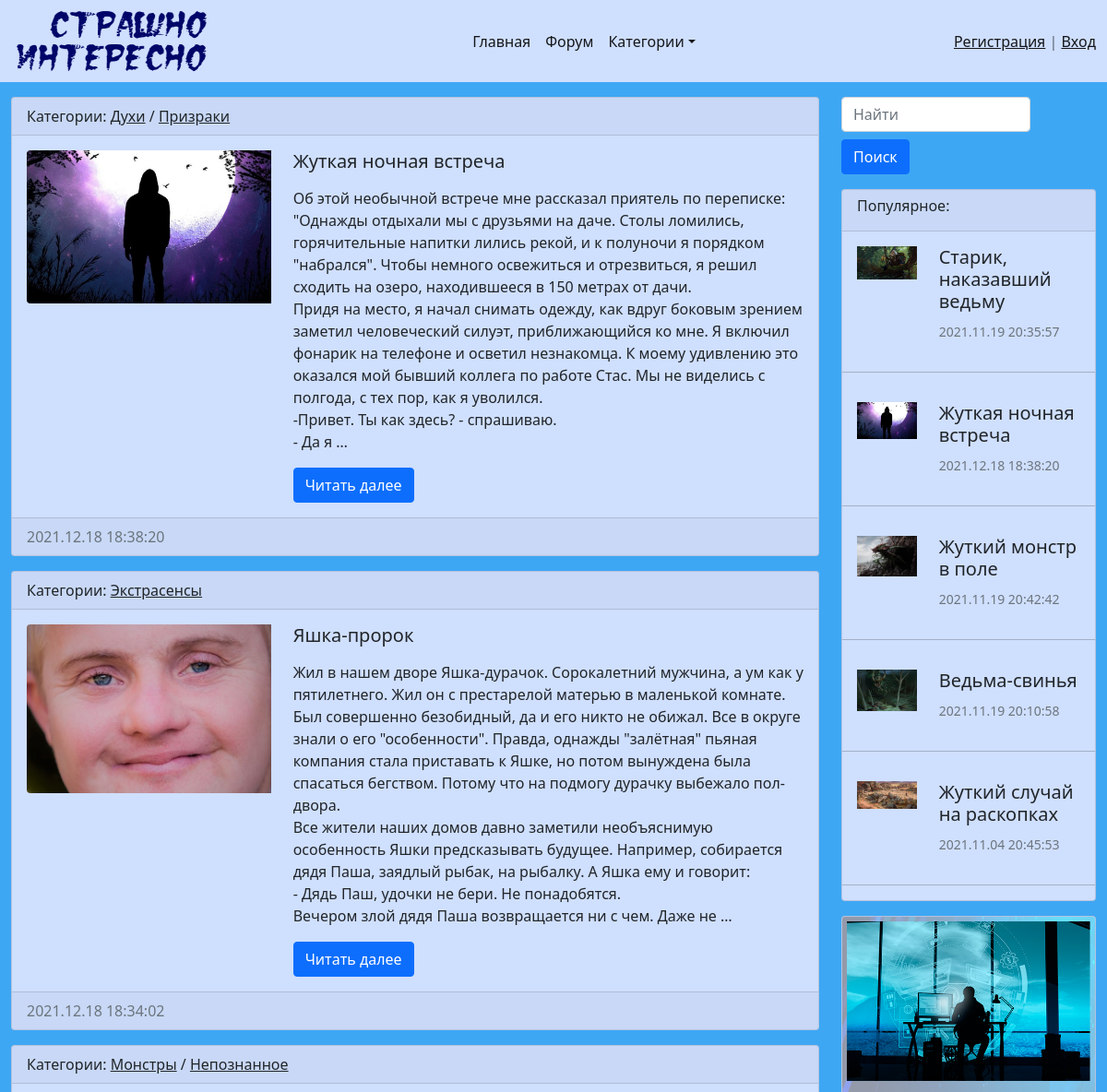
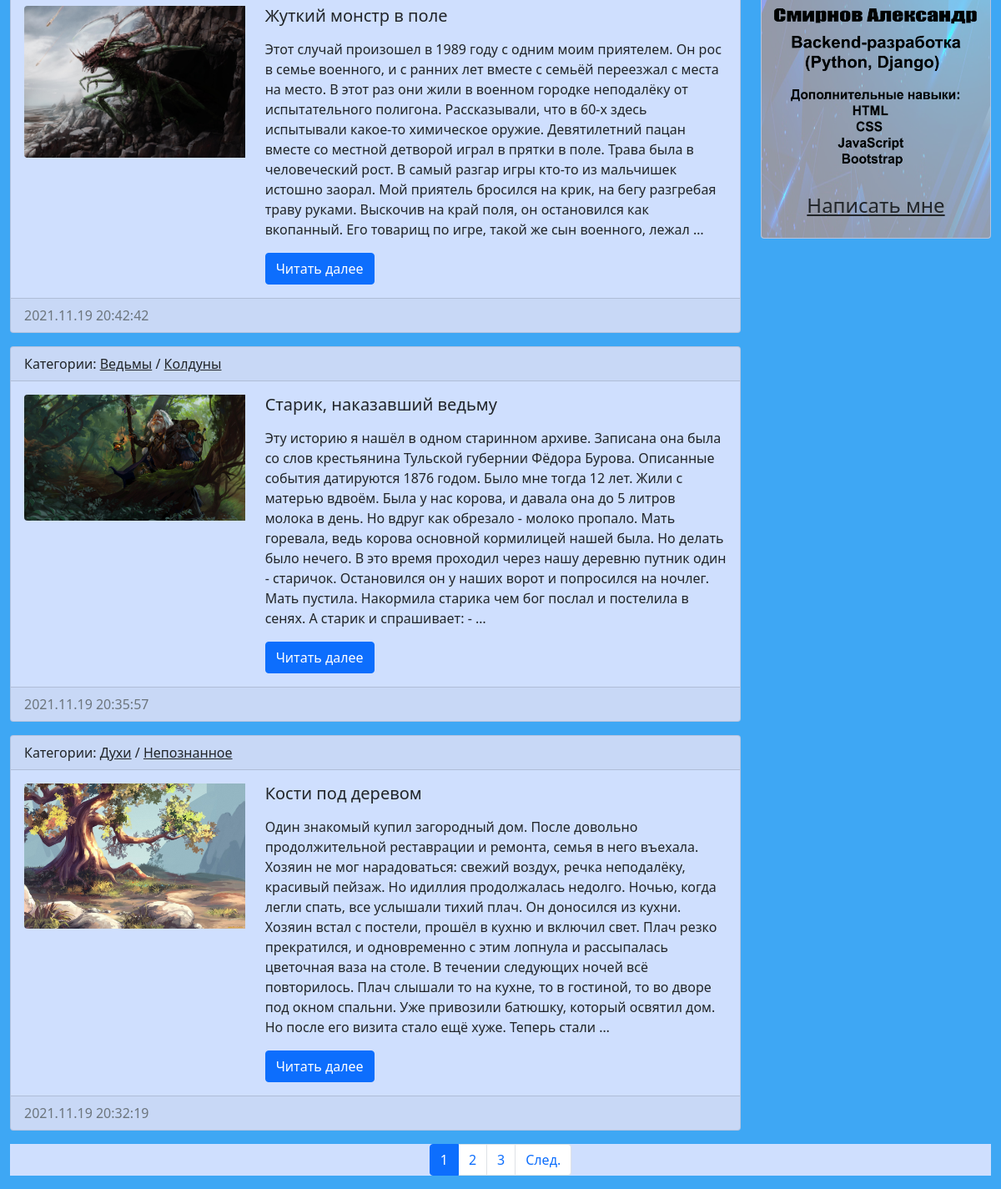
The page / on the database its author committed (2 pictures, top to bottom).
### main/models.py (models this page shows, shortened)
class Stories(models.Model):
	title = models.CharField(max_length=150, verbose_name='Название')
	slug = models.SlugField(max_length=150, verbose_name='Url', default='')
	text = models.TextField(verbose_name='Контент')
	created_at = models.DateTimeField(auto_now_add=True, verbose_name='Создано')
	updated_at = models.DateTimeField(auto_now=True, verbose_name='Изменено')
	image = models.ImageField(upload_to='images/%Y/%m/%d', verbose_name='Изображения')
	is_published = models.BooleanField(default=False, verbose_name='Опубликовать')
	views = models.IntegerField(default=0, verbose_name='Количество просмотров')
	category = models.ManyToManyField('Category', blank=True,
									  related_name='stories', verbose_name='Категории')
	def get_absolute_url(self):
		return reverse_lazy('view_story', kwargs={"slug": self.slug})
	class Meta():
		verbose_name = 'История'
		verbose_name_plural = 'Истории'
		ordering = ['-created_at']

class Category(models.Model):
	title = models.CharField(max_length=100, db_index=True, verbose_name='Название категории')
	slug = models.SlugField(max_length=100, verbose_name='Url', default='')
	def get_absolute_url(self):
		return reverse_lazy('category', kwargs={"slug": self.slug})
	class Meta():
		verbose_name = 'Категория'
		verbose_name_plural = 'Категории'
		ordering = ['title']

### main/views.py (the view)
# urls.py: path('', Index.as_view(), name='home'),
class Index(ListView):
	model = Stories
	template_name = 'main/index.html'
	context_object_name = 'stories'
	paginate_by = 5
	def get_context_data(self, *, object_list=None, **kwargs):
		context = super().get_context_data(**kwargs)
		context['title'] = 'Страшно интересно'
		return context
	def get_queryset(self):
		return Stories.objects.filter(is_published=True)

### main/templatetags/sidebar.py (called while the page is built)
@register.inclusion_tag('main/popular.html')
def get_popular_posts(cnt=5):
    posts = Stories.objects.order_by('-views')[:cnt]
    return {'posts': posts}

### main/templatetags/stories_tags.py (called while the page is built)
@register.simple_tag()
def get_categories():
    return Category.objects.all()

### main/templates/main/index.html
{% extends 'base.html' %}
{% block content %}
<div class = "col-md-9">
	{% for item in stories %}
	<div class="card mb-3">
		<div class="card-header">
			Категории:
			{% for category in item.category.all %}
				{% if not forloop.last %}
					<a class="text-reset" href="{{ category.get_absolute_url }}">{{ category.title }}</a> /
				{% else %}
					<a class="text-reset" href="{{ category.get_absolute_url }}">{{ category.title }}</a>
				{% endif %}
			{% endfor %}
		</div>
		<div class="card-body">
			<div class="row">
				<div class="col-md-4">
					{% if item.image %}
						<img src="{{ item.image.url }}" alt="" class="img-fluid rounded-start mb-3">
					{% endif %}
				</div>
				<div class="col-md-8">
						<h5 class="card-title">{{ item.title }}</h5>
						<p class="card-text">{{ item.text|truncatewords_html:100|safe }}</p>
						<a href="{{ item.get_absolute_url }}" class="btn btn-primary">Читать далее</a>
				</div>
			</div>
		</div>
		<div class="card-footer text-muted">
			{{ item.created_at|date:"Y.m.d H:i:s" }}
		</div>
	</div>
	{% endfor %}
</div>
{% endblock %}

### templates/base.html (shortened to what this page needs)
{% load static %}
<!doctype html>
<html lang="en">
<head>
	<link href="{% static 'bootstrap/css/bootstrap.min.css' %}" rel="stylesheet">
	<link href="{% static 'css/style.css' %}" rel="stylesheet">
</head>
<body>
{% include 'inc/_nav.html' %}
	<div class = "container-fluid mt-3">
		<div class = "row">
			{% block content %}CONTENT{% endblock %}
			{% include 'inc/_sidebar.html' %}
			{% if page_obj.has_other_pages %}
			<div class="container-fluid">
			<nav aria-label="Page navigation example">
  				<ul class="pagination d-flex justify-content-center">
					{% for p in page_obj.paginator.page_range %}
					{% if page_obj.number == p %}
					<li class="page-item active" aria-current="page">
						<a class="page-link" href="?{{ s }}page={{ p }}">{{ p }}</a>
					</li>
					{% elif p > page_obj.number|add:-3 and p < page_obj.number|add:3 %}
					<li class="page-item">
						<a class="page-link" href="?{{ s }}page={{ p }}">{{ p }}</a>
					</li>
					{% endif %}
					{% endfor %}
					{% if page_obj.has_next %}
					<li class="page-item">
						<a class="page-link" href="?{{ s }}page={{ page_obj.next_page_number }}">След.</a>
					</li>
					{% endif %}
  				</ul>
			</nav>
			</div>
			{% endif %}
		</div>
	</div>
</body>
</html>

### templates/inc/_nav.html (shortened to what this page needs)
<nav class="navbar navbar-expand-lg navbar-light">
		<div class="container-fluid">
			<img src="/media/images/logo.png" alt="" width="220">
			<div>
				<div class="collapse navbar-collapse ml-10" id="navbarNavAltMarkup">
					<ul class="navbar-nav mr-auto">
						<li class="nav-item"><a class="nav-link active" aria-current="page" href="{% url 'home' %}">Главная</a></li>
						<li class="nav-item"><a class="nav-link active" href="#">Форум</a></li>
						{% include 'inc/_categories.html' %}
					</ul>
				</div>
			</div>
			<span class="navbar-text">
				{% if request.user.is_authenticated %}
				Добро пожаловать, {{ user.username }} | <a href="{% url 'logout' %}">Выход</a>
				{% else %}
				<a href="{% url 'register' %}">Регистрация</a> | <a href="{% url 'login' %}">Вход</a>
				{% endif %}
			</span>
		</div>
	</nav>

### templates/inc/_categories.html (shortened to what this page needs)
{% load stories_tags %}
<li class="nav-item dropdown">
    <a class="nav-link dropdown-toggle active" href="" id="navbarDarkDropdownMenuLink" role="button" data-bs-toggle="dropdown" aria-expanded="false">Категории</a>
</li>

### templates/inc/_sidebar.html
{% load sidebar %}
<div class="col-md-3">
	<form class="mb-3" action="{% url 'search' %}" method="get">
		<div class="row g-2">
			<div class="col-md-9">
				<input class="form-control" type="text" name="s" placeholder="Найти">
			</div>
			<div class="col">
				<input class="btn btn-primary" type="submit" value="Поиск">
			</div>
		</div>
	</form>
	{% get_popular_posts %}
	<div class="card mt-3">
		<img class="card-img" src="media/images/reklama.png" alt="">
		<div class="card-img-overlay d-flex align-items-end justify-content-center">
			<a href="mailto:smalex631980@yandex.ru" class="text-reset"><h4>Написать мне</h4></a>
		</div>
	</div>
</div>

### main/templates/main/popular.html
<div class="card">
	<div class="card-header">
		<h6>Популярное:</h6>
	</div>
	{% for item in posts %}
	<div class="card-body">
		<div class="row">
    		<div class="col-md-4">
    			{% if item.image %}
				<a class="text-decoration-none text-reset" href="{{ item.get_absolute_url }}"><img src="{{ item.image.url }}" alt="" class="img-fluid mb-2"></a>
				{% endif %}
    		</div>
    		<div class="col-md-8">
				<h5 class="card-title"><a class="text-decoration-none text-reset" href="{{ item.get_absolute_url }}">{{ item.title }}</a></h5>
        		<p class="card-text"><small class="text-muted">{{ item.created_at|date:"Y.m.d H:i:s" }}</small></p>
			</div>
    	</div>
	</div>
	<hr/>
	{% endfor %}
</div>

### mystic/static/css/style.css (style rules this page uses)
body { background-color: #3ea7f4; }
.card { background-color: #cfdffe; }
nav { background-color: #cfdffe; }

### rows shown on the page
Stories: image (picture), title "Жуткая ночная встреча", text "Об этой необычной встрече мне рассказал приятель по переписке: \"Однажды отдыхали мы с друзьями на даче. Столы ломились, горячительные напитки лились рекой, и к полуночи я порядком \"набрался\". Чтобы немного освежиться и отрезвиться, я решил сходить на озеро, находившееся в 150 метрах от дачи. Придя на место, я начал снимать одежду, как вдруг боковым зрением заметил человеческий силуэт, приближающийся ко мне. Я включил фонарик на телефоне и осветил незнакомца. К моему удивлению это оказался мой бывший коллега по работе Стас. Мы не виделись с полгода, с тех пор, как я уволился. -Привет. Ты как здесь? - спрашиваю. - Да я …", created_at "2021.12.18 18:38:20"
Category: title "Духи"
Category: title "Призраки"
Stories: image (picture), title "Яшка-пророк", text "Жил в нашем дворе Яшка-дурачок. Сорокалетний мужчина, а ум как у пятилетнего. Жил он с престарелой матерью в маленькой комнате. Был совершенно безобидный, да и его никто не обижал. Все в округе знали о его \"особенности\". Правда, однажды \"залётная\" пьяная компания стала приставать к Яшке, но потом вынуждена была спасаться бегством. Потому что на подмогу дурачку выбежало пол-двора. Все жители наших домов давно заметили необъяснимую особенность Яшки предсказывать будущее. Например, собирается дядя Паша, заядлый рыбак, на рыбалку. А Яшка ему и говорит: - Дядь Паш, удочки не бери. Не понадобятся. Вечером злой дядя Паша возвращается ни с чем. Даже не …", created_at "2021.12.18 18:34:02"
Category: title "Экстрасенсы"
Stories: image (picture), title "Жуткий монстр в поле", text "Этот случай произошел в 1989 году с одним моим приятелем. Он рос в семье военного, и с ранних лет вместе с семьёй переезжал с места на место. В этот раз они жили в военном городке неподалёку от испытательного полигона. Рассказывали, что в 60-х здесь испытывали какое-то химическое оружие. Девятилетний пацан вместе со местной детворой играл в прятки в поле. Трава была в человеческий рост. В самый разгар игры кто-то из мальчишек истошно заорал. Мой приятель бросился на крик, на бегу разгребая траву руками. Выскочив на край поля, он остановился как вкопанный. Его товарищ по игре, такой же сын военного, лежал …", created_at "2021.11.19 20:42:42"
Category: title "Монстры"
Category: title "Непознанное"
Stories: image (picture), title "Старик, наказавший ведьму", text "Эту историю я нашёл в одном старинном архиве. Записана она была со слов крестьянина Тульской губернии Фёдора Бурова. Описанные события датируются 1876 годом. Было мне тогда 12 лет. Жили с матерью вдвоём. Была у нас корова, и давала она до 5 литров молока в день. Но вдруг как обрезало - молоко пропало. Мать горевала, ведь корова основной кормилицей нашей была. Но делать было нечего. В это время проходил через нашу деревню путник один - старичок. Остановился он у наших ворот и попросился на ночлег. Мать пустила. Накормила старика чем бог послал и постелила в сенях. А старик и спрашивает: - …", created_at "2021.11.19 20:35:57"
Category: title "Ведьмы"
Category: title "Колдуны"
Stories: image (picture), title "Кости под деревом", text "Один знакомый купил загородный дом. После довольно продолжительной реставрации и ремонта, семья в него въехала. Хозяин не мог нарадоваться: свежий воздух, речка неподалёку, красивый пейзаж. Но идиллия продолжалась недолго. Ночью, когда легли спать, все услышали тихий плач. Он доносился из кухни. Хозяин встал с постели, прошёл в кухню и включил свет. Плач резко прекратился, и одновременно с этим лопнула и рассыпалась цветочная ваза на столе. В течении следующих ночей всё повторилось. Плач слышали то на кухне, то в гостиной, то во дворе под окном спальни. Уже привозили батюшку, который освятил дом. Но после его визита стало ещё хуже. Теперь стали …", created_at "2021.11.19 20:32:19"
Stories: image (picture), title "Ведьма-свинья", created_at "2021.11.19 20:10:58"
Stories: image (picture), title "Жуткий случай на раскопках", created_at "2021.11.04 20:45:53"

### other values the page prints
{{ p }} "1"
{{ p }} "2" "3"
